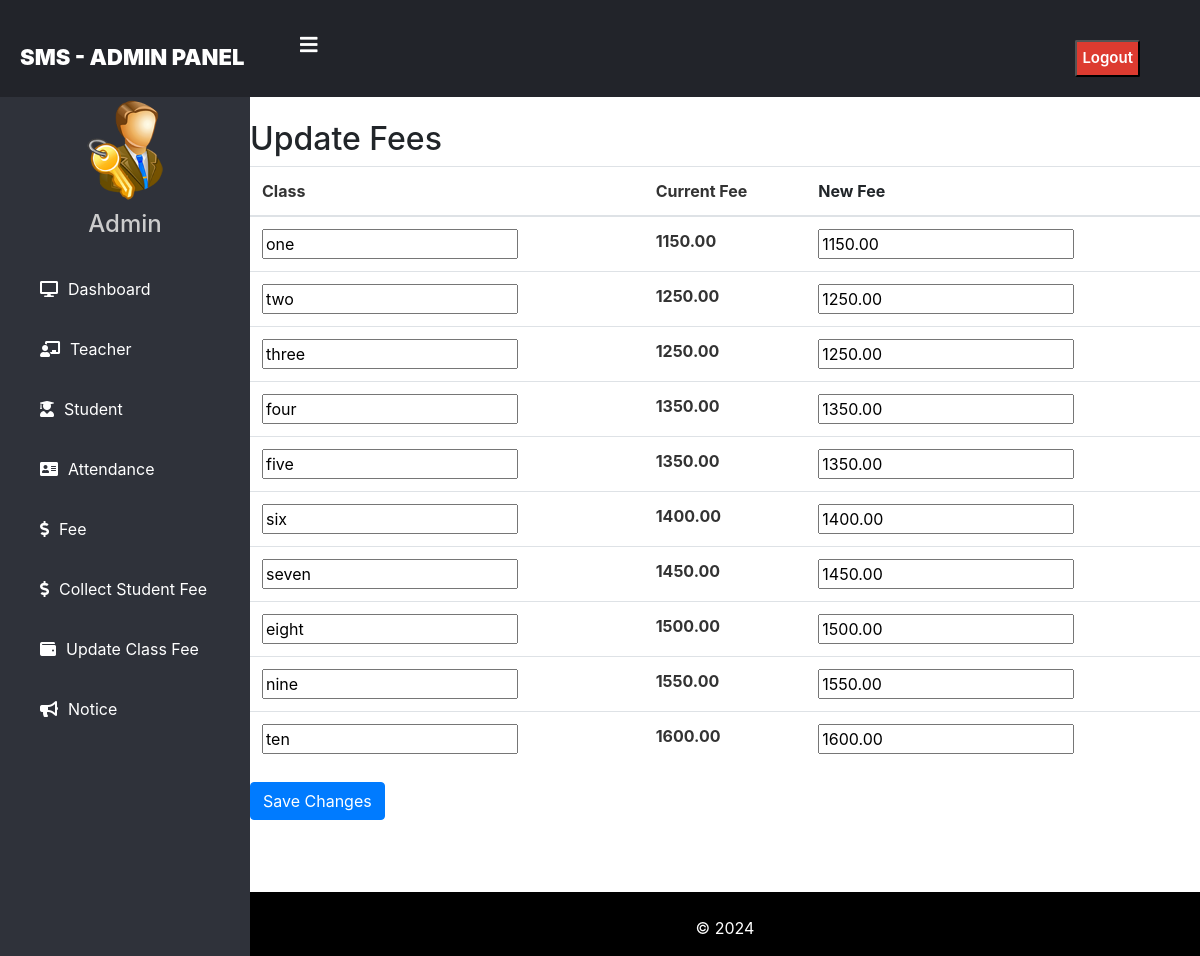
Page /update-fee/ on the committed database.
### school/models.py (models this page shows, shortened)
class Fee(models.Model):
    cl = models.CharField(max_length=50, unique=True)
    amount = models.DecimalField(max_digits=10, decimal_places=2)

### school/views.py (the view)
# urls.py: path('update-fee/', views.update_fee_view, name='admin-update-class-fee'),
def update_fee_view(request):
    forms = []
    if request.method == 'POST':
        forms = [FeeUpdateForm(request.POST, prefix=str(fee.id), instance=fee) for fee in Fee.objects.exclude(cl=None)]
        if all(form.is_valid() for form in forms):
            for form in forms:
                form.save()
        messages.success(request, "Fees updated successfully.")
        return redirect('admin-update-class-fee')
    else:
        fees = Fee.objects.exclude(cl=None)
        forms = [FeeUpdateForm(prefix=str(fee.id), instance=fee) for fee in fees]
    return render(request, 'school/admin_update_class_fee.html', {'forms': forms})

### templates/school/admin_update_class_fee.html (shortened to what this page needs)
{% extends 'school/adminbase.html' %}
{% load widget_tweaks %}
{% block content %}
<h2>Update Fees</h2>
<form method="post">
  <table class="table">
    <thead>
      <tr>
        <th class="common-field">Class</th>
        <th class="common-field">Current Fee</th>
        <th>New Fee</th>
      </tr>
    </thead>
    <tbody>
      {% for form in forms %}
        <tr>
          <td class="common-field">{{ form.cl }}</td>
          <td class="common-field">{{ form.initial.amount }}</td>
          <td>{{ form.amount }}</td>
        </tr>
      {% endfor %}
    </tbody>
  </table>
  <button type="submit" class="btn btn-primary">Save Changes</button>
</form>
{% endblock %}

### rows in the picture
Fee: initial.amount "1150.00"
Fee: initial.amount "1250.00"
Fee: initial.amount "1250.00"
Fee: initial.amount "1350.00"
Fee: initial.amount "1350.00"
Fee: initial.amount "1400.00"
Fee: initial.amount "1450.00"
Fee: initial.amount "1500.00"
Fee: initial.amount "1550.00"
Fee: initial.amount "1600.00"
